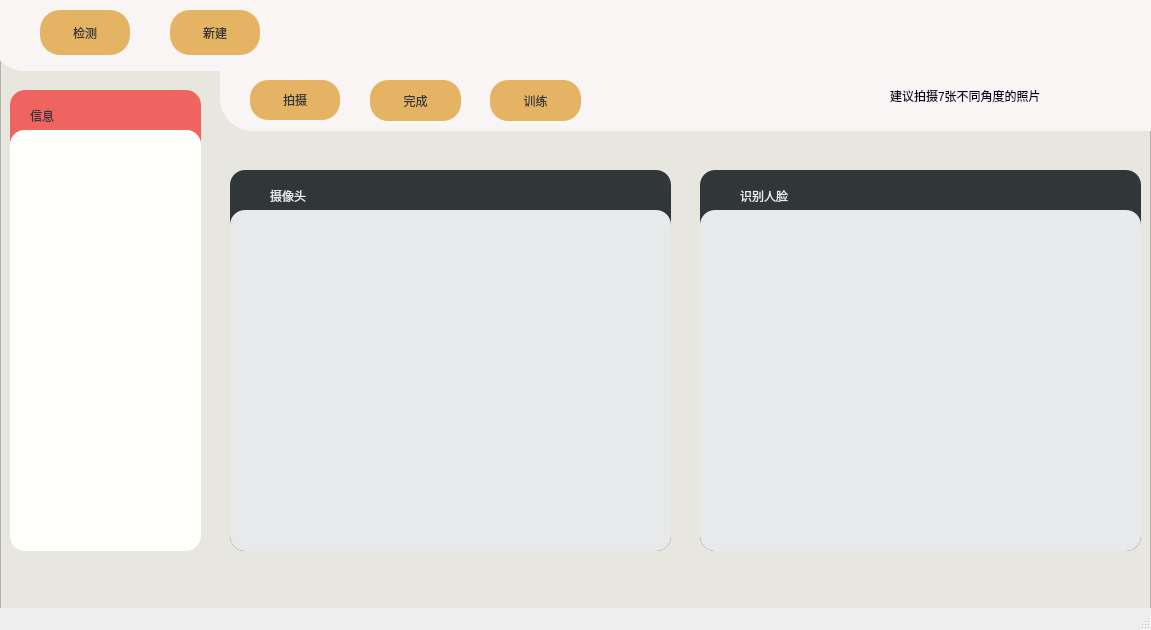
<?xml version="1.0" encoding="UTF-8"?>
<ui version="4.0">
 <class>MainWindow</class>
 <widget class="QMainWindow" name="MainWindow">
  <property name="geometry">
   <rect>
    <x>0</x>
    <y>0</y>
    <width>1151</width>
    <height>630</height>
   </rect>
  </property>
  <property name="minimumSize">
   <size>
    <width>940</width>
    <height>400</height>
   </size>
  </property>
  <property name="maximumSize">
   <size>
    <width>1500</width>
    <height>1000</height>
   </size>
  </property>
  <property name="windowTitle">
   <string>人脸检测</string>
  </property>
  <property name="windowIcon">
   <iconset resource="uiSorce.qrc">
    <normaloff>:/SVG/img/smile.svg</normaloff>:/SVG/img/smile.svg</iconset>
  </property>
  <widget class="QWidget" name="centralwidget">
   <widget class="QLabel" name="label">
    <property name="geometry">
     <rect>
      <x>10</x>
      <y>640</y>
      <width>101</width>
      <height>31</height>
     </rect>
    </property>
    <property name="styleSheet">
     <string notr="true">font: 11pt &quot;方正韵动粗黑简体&quot;;</string>
    </property>
    <property name="text">
     <string>检测者姓名：</string>
    </property>
   </widget>
   <widget class="QLabel" name="label_name">
    <property name="geometry">
     <rect>
      <x>120</x>
      <y>640</y>
      <width>701</width>
      <height>31</height>
     </rect>
    </property>
    <property name="styleSheet">
     <string notr="true">font: 11pt &quot;方正韵动粗黑简体&quot;;</string>
    </property>
    <property name="text">
     <string>loading</string>
    </property>
   </widget>
   <widget class="QFrame" name="frame">
    <property name="geometry">
     <rect>
      <x>0</x>
      <y>40</y>
      <width>1151</width>
      <height>641</height>
     </rect>
    </property>
    <property name="styleSheet">
     <string notr="true">background-color: rgb(250, 242, 240);
background-color: rgb(232, 233, 235);
background-color: rgb(250, 245, 245);
background-color: rgb(232, 231, 223);
</string>
    </property>
    <property name="frameShape">
     <enum>QFrame::StyledPanel</enum>
    </property>
    <property name="frameShadow">
     <enum>QFrame::Raised</enum>
    </property>
    <widget class="QWidget" name="widget_right" native="true">
     <property name="geometry">
      <rect>
       <x>10</x>
       <y>90</y>
       <width>191</width>
       <height>421</height>
      </rect>
     </property>
     <property name="styleSheet">
      <string notr="true">background-color: rgb(255, 255, 255);
background-color: rgb(255, 255, 251);
border-top-left-radius:15px;
border-top-right-radius:15px;
border-bottom-right-radius:15px;
border-bottom-left-radius:15px;</string>
     </property>
     <layout class="QGridLayout" name="gridLayout_17">
      <item row="0" column="0">
       <widget class="QTextBrowser" name="textBrowser_showText">
        <property name="styleSheet">
         <string notr="true">QScrollBar:vertical
{
    width:8px;
    background:rgba(0,0,0,0%);
    margin:0px,0px,0px,0px;
    padding-top:9px;   
    padding-bottom:9px;
}
QScrollBar::handle:vertical
{
    width:8px;
    background:rgba(0,0,0,25%);
    border-radius:4px;   
    min-height:20;
}
QScrollBar::handle:vertical:hover
{
    width:8px;
    background:rgba(0,0,0,50%);   
    border-radius:4px;
    min-height:20;
}
QScrollBar::add-line:vertical   
{
    height:9px;width:8px;
    
    subcontrol-position:bottom;
}
QScrollBar::sub-line:vertical   
{
    height:9px;width:8px;
    
    subcontrol-position:top;
}
QScrollBar::add-line:vertical:hover   
{
    height:9px;width:8px;
    
    subcontrol-position:bottom;
}

QScrollBar::sub-line:vertical:hover  
{
    height:9px;width:8px;
    
    subcontrol-position:top;
}
QScrollBar::add-page:vertical,QScrollBar::sub-page:vertical   
{
    background:rgba(0,0,0,10%);
    border-radius:4px;
}
</string>
        </property>
       </widget>
      </item>
     </layout>
    </widget>
    <widget class="QGraphicsView" name="graphicsView_Photo">
     <property name="geometry">
      <rect>
       <x>700</x>
       <y>170</y>
       <width>441</width>
       <height>341</height>
      </rect>
     </property>
     <property name="styleSheet">
      <string notr="true">background-color: rgb(227, 222, 222);
border-top-left-radius:15px;
border-top-right-radius:15px;
border-bottom-left-radius:15px;
border-bottom-right-radius:15px;
background-color: rgb(224, 223, 213);
background-color: rgb(232, 233, 235);

</string>
     </property>
    </widget>
    <widget class="QGraphicsView" name="graphicsView_Video">
     <property name="geometry">
      <rect>
       <x>230</x>
       <y>170</y>
       <width>441</width>
       <height>341</height>
      </rect>
     </property>
     <property name="styleSheet">
      <string notr="true">background-color: rgb(222, 222, 222);
border-top-left-radius:15px;
border-top-right-radius:15px;
border-bottom-left-radius:15px;
border-bottom-right-radius:15px;
background-color: rgb(227, 222, 222);
background-color: rgb(224, 223, 213);
background-color: rgb(232, 233, 235);


</string>
     </property>
    </widget>
    <widget class="QFrame" name="frame_camera">
     <property name="geometry">
      <rect>
       <x>230</x>
       <y>130</y>
       <width>441</width>
       <height>381</height>
      </rect>
     </property>
     <property name="styleSheet">
      <string notr="true">background-color: rgb(244, 227, 227);
background-color: rgb(49, 54, 56);
border-radius:15px;</string>
     </property>
     <property name="frameShape">
      <enum>QFrame::StyledPanel</enum>
     </property>
     <property name="frameShadow">
      <enum>QFrame::Raised</enum>
     </property>
     <widget class="QLabel" name="label_camera">
      <property name="geometry">
       <rect>
        <x>40</x>
        <y>10</y>
        <width>81</width>
        <height>31</height>
       </rect>
      </property>
      <property name="styleSheet">
       <string notr="true">font: 11pt &quot;黑体&quot;;
color: rgb(2, 1, 34);
color: rgb(232, 233, 235);</string>
      </property>
      <property name="text">
       <string>摄像头</string>
      </property>
     </widget>
    </widget>
    <widget class="QFrame" name="frame_face">
     <property name="geometry">
      <rect>
       <x>700</x>
       <y>130</y>
       <width>441</width>
       <height>381</height>
      </rect>
     </property>
     <property name="styleSheet">
      <string notr="true">background-color: rgb(244, 227, 227);
background-color: rgb(49, 54, 56);
border-radius:15px;</string>
     </property>
     <property name="frameShape">
      <enum>QFrame::StyledPanel</enum>
     </property>
     <property name="frameShadow">
      <enum>QFrame::Raised</enum>
     </property>
     <widget class="QLabel" name="label_detect">
      <property name="geometry">
       <rect>
        <x>40</x>
        <y>10</y>
        <width>121</width>
        <height>31</height>
       </rect>
      </property>
      <property name="styleSheet">
       <string notr="true">font: 11pt &quot;黑体&quot;;
color: rgb(2, 1, 34);
color: rgb(232, 233, 235);</string>
      </property>
      <property name="text">
       <string>识别人脸</string>
      </property>
     </widget>
    </widget>
    <widget class="QFrame" name="frame_info">
     <property name="geometry">
      <rect>
       <x>10</x>
       <y>50</y>
       <width>191</width>
       <height>461</height>
      </rect>
     </property>
     <property name="styleSheet">
      <string notr="true">background-color: rgb(244, 227, 227);
background-color: rgb(49, 54, 56);
background-color: rgb(228, 179, 99);
background-color: rgb(239 ,100 ,97);
border-radius:15px;</string>
     </property>
     <property name="frameShape">
      <enum>QFrame::StyledPanel</enum>
     </property>
     <property name="frameShadow">
      <enum>QFrame::Raised</enum>
     </property>
     <widget class="QLabel" name="label_camera_2">
      <property name="geometry">
       <rect>
        <x>20</x>
        <y>10</y>
        <width>81</width>
        <height>31</height>
       </rect>
      </property>
      <property name="styleSheet">
       <string notr="true">font: 11pt &quot;黑体&quot;;
color: rgb(2, 1, 34);
color: rgb(49, 54, 56);</string>
      </property>
      <property name="text">
       <string>信息</string>
      </property>
     </widget>
    </widget>
    <zorder>frame_camera</zorder>
    <zorder>graphicsView_Video</zorder>
    <zorder>frame_face</zorder>
    <zorder>graphicsView_Photo</zorder>
    <zorder>frame_info</zorder>
    <zorder>widget_right</zorder>
   </widget>
   <widget class="QFrame" name="frame_top2">
    <property name="geometry">
     <rect>
      <x>220</x>
      <y>50</y>
      <width>1181</width>
      <height>81</height>
     </rect>
    </property>
    <property name="styleSheet">
     <string notr="true">background-color: rgb(249, 225, 215);
background-color: rgb(239, 163, 115);
background-color: rgb(243, 169, 123);
background-color: rgb(247, 180, 138);
background-color: rgb(224, 223, 213);
background-color: rgb(232, 233, 235);
background-color: rgb(224, 223, 213);
background-color: rgb(232, 231, 223);
background-color: rgb(250, 245, 245);
border-bottom-left-radius:33px;
border-bottom-right-radius:33px;
</string>
    </property>
    <property name="frameShape">
     <enum>QFrame::StyledPanel</enum>
    </property>
    <property name="frameShadow">
     <enum>QFrame::Raised</enum>
    </property>
    <widget class="QPushButton" name="pushButton_next">
     <property name="geometry">
      <rect>
       <x>40</x>
       <y>30</y>
       <width>41</width>
       <height>41</height>
      </rect>
     </property>
     <property name="styleSheet">
      <string notr="true">border-image: url(:/PNG/img/right-arrow.png);
</string>
     </property>
     <property name="text">
      <string/>
     </property>
    </widget>
    <widget class="QPushButton" name="pushButton_train">
     <property name="geometry">
      <rect>
       <x>270</x>
       <y>30</y>
       <width>91</width>
       <height>41</height>
      </rect>
     </property>
     <property name="styleSheet">
      <string notr="true">font: 12pt &quot;黑体&quot;;
border-radius: 18px;
background-color: rgb(254, 200, 170);
color: rgb(2, 1, 34);
background-color: rgb(228, 179, 99);
color: rgb(49, 54, 56);
background-color: rgb(239 ,100 ,97);
background-color: rgb(255, 121, 121);
background-color: rgb(228, 179, 99);</string>
     </property>
     <property name="text">
      <string>训练</string>
     </property>
    </widget>
    <widget class="QPushButton" name="pushButton_finish">
     <property name="geometry">
      <rect>
       <x>150</x>
       <y>30</y>
       <width>91</width>
       <height>41</height>
      </rect>
     </property>
     <property name="styleSheet">
      <string notr="true">font: 12pt &quot;黑体&quot;;
border-radius: 18px;
background-color: rgb(254, 200, 170);
color: rgb(2, 1, 34);
background-color: rgb(228, 179, 99);
color: rgb(49, 54, 56);
background-color: rgb(239 ,100 ,97);
background-color: rgb(255, 121, 121);
background-color: rgb(228, 179, 99);</string>
     </property>
     <property name="text">
      <string>完成</string>
     </property>
    </widget>
    <widget class="QPushButton" name="pushButton_shoot">
     <property name="geometry">
      <rect>
       <x>30</x>
       <y>30</y>
       <width>90</width>
       <height>40</height>
      </rect>
     </property>
     <property name="styleSheet">
      <string notr="true">font: 12pt &quot;黑体&quot;;
border-radius: 18px;
background-color: rgb(228 ,179 ,99);
color: rgb(49, 54, 56);
background-color: rgb(228, 179, 99);
color: rgb(49, 54, 56);
background-color: rgb(239 ,100 ,97);
background-color: rgb(248, 111, 109);
background-color: rgb(255, 121, 121);
background-color: rgb(228, 179, 99);</string>
     </property>
     <property name="text">
      <string>拍摄</string>
     </property>
    </widget>
    <widget class="QLabel" name="label_tip">
     <property name="geometry">
      <rect>
       <x>670</x>
       <y>30</y>
       <width>281</width>
       <height>31</height>
      </rect>
     </property>
     <property name="styleSheet">
      <string notr="true">font: 10pt &quot;黑体&quot;;
color: rgb(2, 1, 34);</string>
     </property>
     <property name="text">
      <string>建议拍摄7张不同角度的照片</string>
     </property>
    </widget>
   </widget>
   <widget class="QFrame" name="frame_top1">
    <property name="geometry">
     <rect>
      <x>-10</x>
      <y>-50</y>
      <width>1181</width>
      <height>121</height>
     </rect>
    </property>
    <property name="styleSheet">
     <string notr="true">
background-color: rgb(244, 215, 215);
background-color: rgb(239, 151, 96);
background-color: rgb(239, 163, 115);
background-color: rgb(224, 223, 213);
background-color: rgb(229, 230, 230);
background-color: rgb(224, 223, 213);
background-color: rgb(250, 245, 245);
border-radius:35px;</string>
    </property>
    <property name="frameShape">
     <enum>QFrame::StyledPanel</enum>
    </property>
    <property name="frameShadow">
     <enum>QFrame::Raised</enum>
    </property>
    <widget class="QPushButton" name="pushButton_detect">
     <property name="geometry">
      <rect>
       <x>50</x>
       <y>60</y>
       <width>90</width>
       <height>45</height>
      </rect>
     </property>
     <property name="styleSheet">
      <string notr="true">font: 12pt &quot;黑体&quot;;
border-radius: 20px;
background-color: rgb(254, 180, 160);
background-color: rgb(239 ,100 ,97);
background-color: rgb(228, 179, 99);
color: rgb(49, 54, 56);</string>
     </property>
     <property name="text">
      <string>检测</string>
     </property>
    </widget>
    <widget class="QPushButton" name="pushButton_create">
     <property name="geometry">
      <rect>
       <x>180</x>
       <y>60</y>
       <width>90</width>
       <height>45</height>
      </rect>
     </property>
     <property name="styleSheet">
      <string notr="true">font: 12pt &quot;黑体&quot;;
border-radius: 20px;
background-color: rgb(254, 180, 160);
background-color: rgb(239 ,100 ,97);
background-color: rgb(228, 179, 99);
color: rgb(49, 54, 56);</string>
     </property>
     <property name="text">
      <string>新建</string>
     </property>
    </widget>
   </widget>
   <zorder>frame</zorder>
   <zorder>label</zorder>
   <zorder>label_name</zorder>
   <zorder>frame_top2</zorder>
   <zorder>frame_top1</zorder>
  </widget>
  <widget class="QMenuBar" name="menubar">
   <property name="geometry">
    <rect>
     <x>0</x>
     <y>0</y>
     <width>1151</width>
     <height>26</height>
    </rect>
   </property>
  </widget>
  <widget class="QStatusBar" name="statusbar"/>
 </widget>
 <resources>
  <include location="uiSorce.qrc"/>
 </resources>
 <connections/>
</ui>
